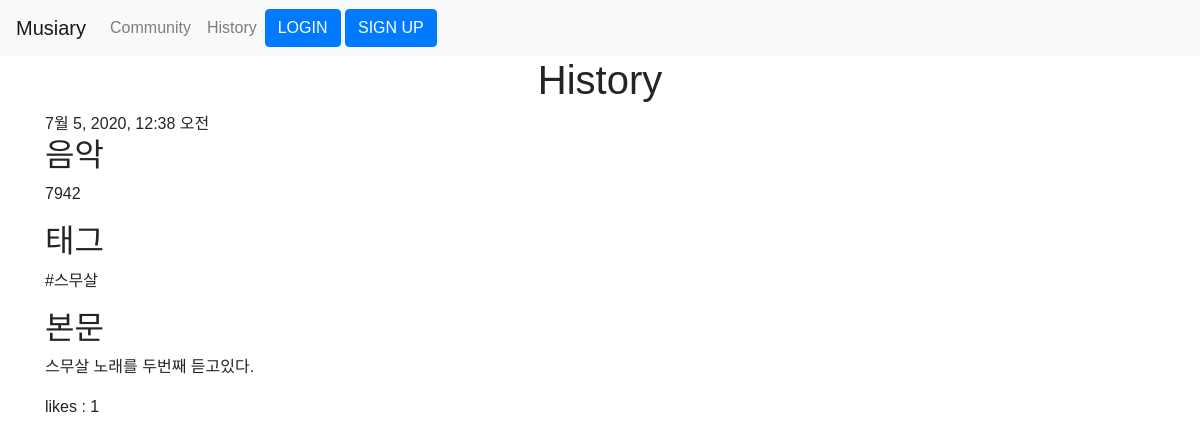
The app's page /posts/4/ with its own data.
### posts/models.py (models this page shows, shortened)
class Post(models.Model):
    user = models.ForeignKey(User, on_delete=models.CASCADE, null=True)
    song = models.CharField(max_length=100)
    tag = models.CharField(max_length=100)
    body = models.TextField()
    created_at = models.DateTimeField()
    liked_users = models.ManyToManyField(User, related_name='liked_posts')

### posts/views.py (the view)
# urls.py: path('<int:post_id>/', views.detail, name='detail'),
def detail(request, post_id):
    post = Post.objects.get(id=post_id)
    context = { 'post': post }
    return render(request, 'posts/detail.html', context)

### posts/templates/posts/detail.html (shortened to what this page needs)
{% extends 'base.html' %}
{% load static %}
{% block style %}
        <link rel="stylesheet" href="{% static 'posts/style.css' %}" type="text/css" />
{% endblock %}
{% block content %}
    <div class="container">
        <h1>History</h1>
        {% if post %}
            <div>{{ post.created_at }}</div>
            <h2>음악</h2>
            <p>{{ post.song }}</p>
            <h2>태그</h2>
            <p>{{ post.tag }}</p>
            <h2>본문</h2>
            <p>{{ post.body }}</p>
        {% else %}
            <p>No posts.</p>
        {% endif %}
        <div>
            likes : {{ post.liked_users.count }}
        </div>
    </div>
{% endblock %}

### static/style.css (style rules this page uses)
* { margin: 0px; padding: 0px; box-sizing: border-box; font-family: 'Noto Sans KR', sans-serif; }
h1 { font-family: 'Noto Sans KR', sans-serif; text-align: center; }

### records on screen
Post: created_at "7월 5, 2020, 12:38 오전", song "7942", tag "#스무살", body "스무살 노래를 두번째 듣고있다.", liked_users.count "1"
